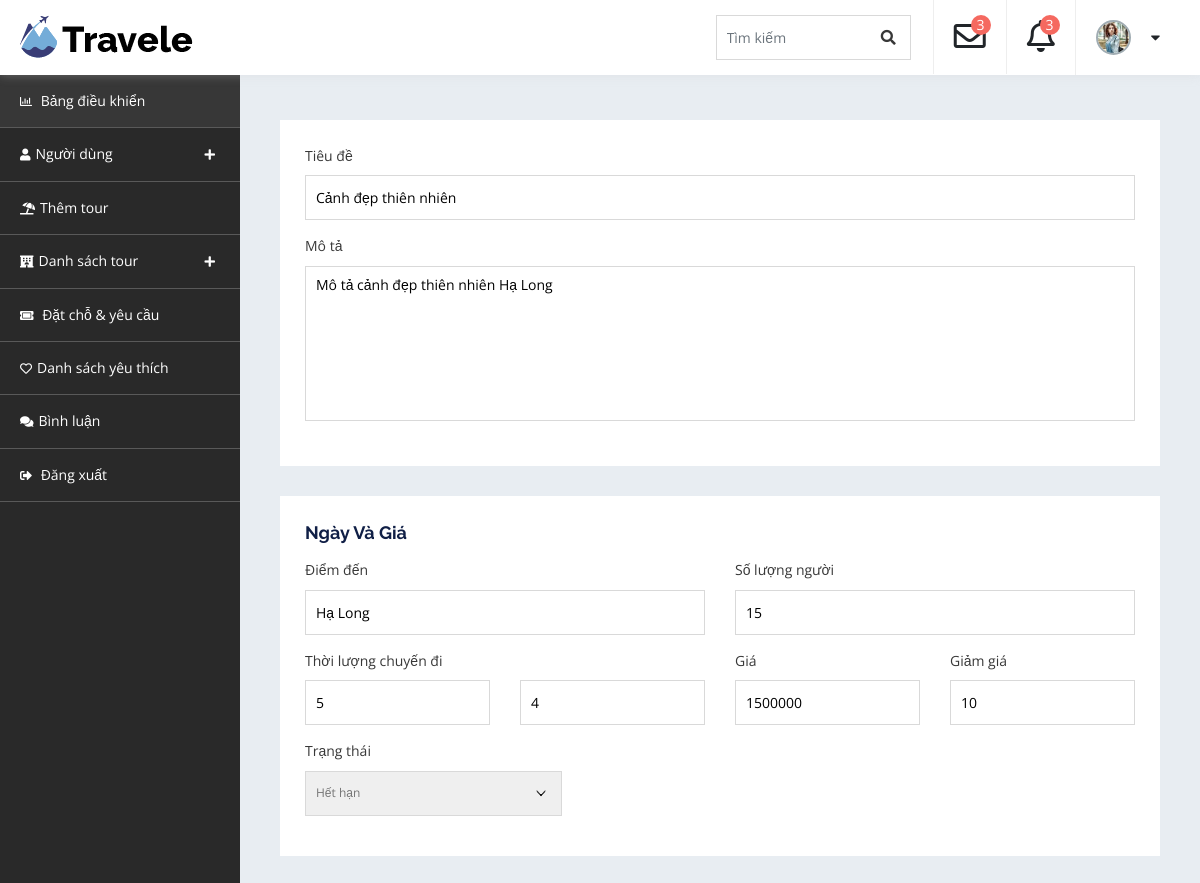
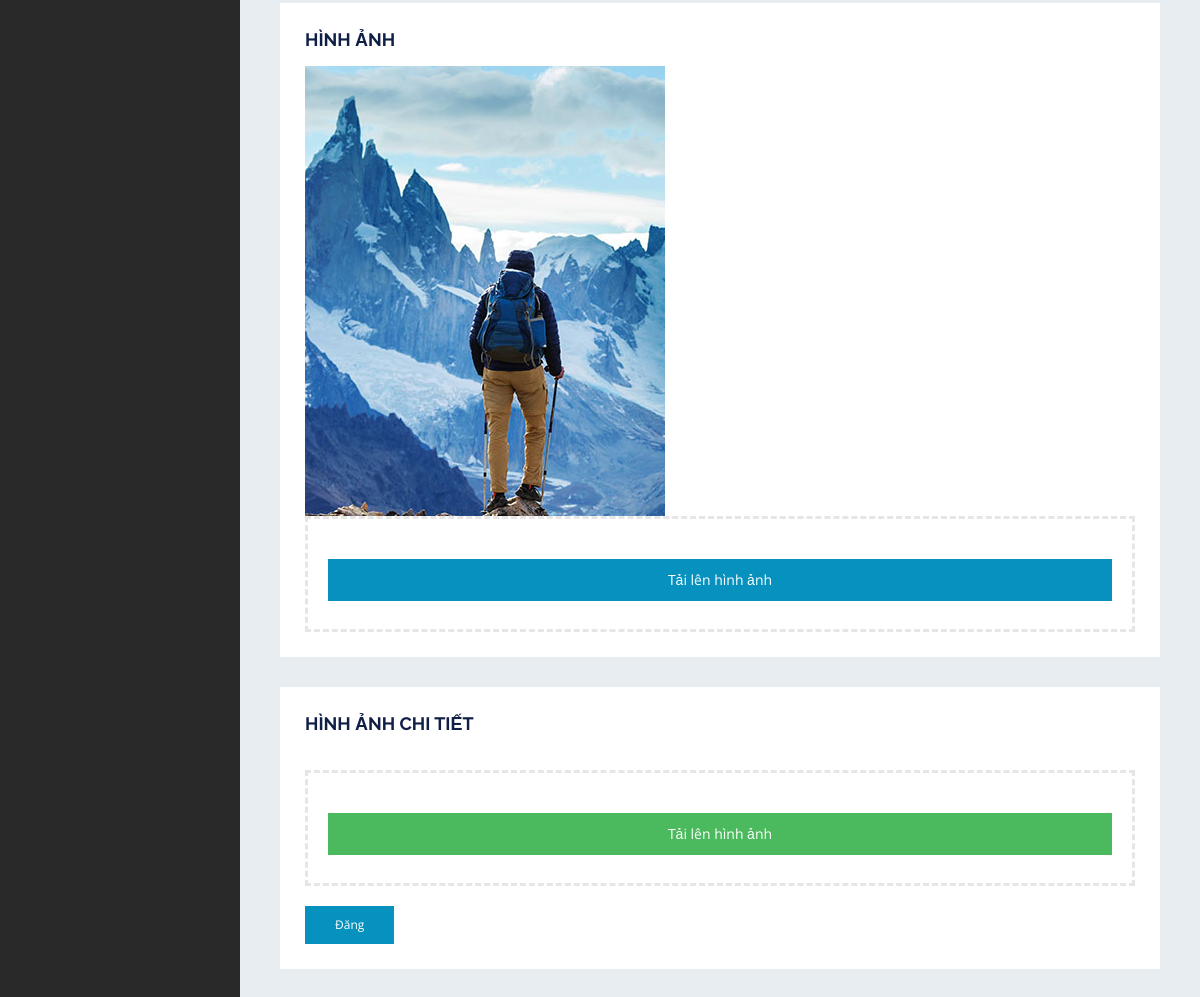
Page /cp-admin/tour-edit&&id=7 on the committed database (2 pictures, top to bottom).
### tables this page shows
CREATE TABLE `tours` (
  `id` int(11) NOT NULL,
  `destination` varchar(225) NOT NULL,
  `people` int(11) NOT NULL,
  `days` int(11) NOT NULL,
  `nights` int(11) NOT NULL,
  `price` int(11) NOT NULL,
  `discount` int(11) NOT NULL,
  `image` varchar(225) NOT NULL,
  `status` int(11) NOT NULL DEFAULT 0,
  `title` varchar(225) NOT NULL,
  `description` varchar(250) DEFAULT NULL,
  `detail_photo` varchar(225) NOT NULL
);

### business/admin/tour.php (called while the page is built, shortened)
<?php
    function edit_tour(){
        if(isset($_GET['id'])){
            $id = $_GET['id'];
            $sql = "SELECT * FROM tours WHERE id=$id";
            $oldData = executeQuery($sql,false);
        }
        include_once "./views/admin/layouts/tour/edit-tour.php";
    }
?>

### dao/system_dao.php (called while the page is built, shortened)
<?php
    function get_connect(){
        $connect = new PDO("mysql:host=127.0.0.1;dbname=duan1;charset=utf8","root","");
        return $connect;
    }
    function executeQuery($sql, $getAll = true){
        $connect = get_connect();
        $stmt = $connect->prepare($sql);
        $stmt->execute();
        $data = $stmt->fetchAll();
        if($getAll){
            return $data;
        }else{
            if(count($data) > 0){
                return $data[0];
            }
        }
    }
?>

### views/admin/layouts/tour/edit-tour.php (the view, shortened to what this page needs)
<!doctype html>
<html lang="en">
<head>
      <?php include_once "./views/admin/layouts/style.php" ?>
</head>
<body>
    <div id="container-wrapper">
        <div id="dashboard" class="dashboard-container">
            <?php
                include_once "./views/admin/layouts/header.php";
                include_once "./views/admin/layouts/navbar.php"
            ?>
            <div class="db-info-wrap db-add-tour-wrap">
                <div class="row">
                    <form action="" method="post" enctype="multipart/form-data">
                    <div class="col-lg-8 col-xl-12">
                        <div class="dashboard-box">
                            <div class="custom-field-wrap">
                                <div class="form-group">
                                    <label>Tiêu đề</label>
                                    <input type="text" name="title" value="<?=$oldData['title']?>">
                                </div>
                                <div class="form-group">
                                    <label>Mô tả</label>
                                    <textarea name="description" ><?=$oldData['description']?></textarea>
                                </div>
                            </div>
                        </div>
                        <div class="dashboard-box">
                            <div class="custom-field-wrap">
                                <h4>Ngày và giá</h4>
                                <div class="row">
                                    <div class="col-sm-6">
                                        <div class="form-group">
                                            <label>Điểm đến</label>
                                            <input type="text" name="destination" value="<?=$oldData['destination']?>">
                                        </div>
                                    </div>
                                    <div class="col-sm-6">
                                        <div class="form-group">
                                            <label>Số lượng người</label>
                                            <input type="number" name="size" placeholder="Số lượng người" value="<?=$oldData['people']?>">
                                        </div>
                                    </div>
                                    <div class="col-sm-6">
                                        <label style="font-size: 14px;">Thời lượng chuyến đi</label>
                                        <div class="row">
                                            <div class="col-6">
                                                <div class="form-group">
                                                    <input type="number" name="days" placeholder="Ngày" value="<?=$oldData['days']?>">
                                                </div>
                                            </div>
                                            <div class="col-6">
                                                <div class="form-group">
                                                    <input type="number" name="nights" placeholder="Đêm" value="<?=$oldData['nights']?>">
                                                </div>
                                            </div>
                                        </div>
                                    </div>
                                    <div class="col-sm-3">
                                        <div class="form-group">
                                            <label>Giá</label>
                                            <input type="text" name="price" value="<?=$oldData['price']?>">
                                        </div>
                                    </div>
                                    <div class="col-sm-3">
                                        <div class="form-group">
                                            <label>Giảm giá</label>
                                            <input type="text" name="discount" value="<?=$oldData['discount']?>">
                                        </div>
                                    </div>
                                    <div class="col-sm-4">
                                        <div class="form-group">
                                            <label>Trạng thái</label>
                                            <select name="status">
                                                <option selected value="<?=$oldData['status']?>"><?php echo $oldData['status']==0?"Hoạt động":"Hết hạn"; ?></option>
                                            </select>
                                        </div>
                                    </div>
                                </div>
                            </div>
                        </div>
                        <div class="dashboard-box">
                            <h4>Hình ảnh</h4>
                            <img src="<?=PUBLIC_HOME_ASSETS?><?=$oldData['image']?>" alt="">
                            <div class="custom-field-wrap">
                                <div class="dragable-field">
                                    <div class="dragable-field-inner">
                                        <div class="upload-input">
                                            <div class="form-group">
                                              <label for="file" class="upload-btn" style="background-color: #0791BE;color:#ffffff;padding:10px;cursor:pointer">Tải lên hình ảnh</label>
                                            </div>
                                        </div>
                                    </div>
                                </div>
                            </div>
                        </div>
                        <div class="dashboard-box">
                            <h4>Hình ảnh chi tiết</h4>
                                <div class="custom-field-wrap">
                                    <div class="dragable-field">
                                        <div class="dragable-field-inner">
                                            <div class="upload-input">
                                                <div class="form-group">
                                                <label for="file-detail" class="upload-btn" style="background-color: #4BB95D;color:#ffffff;padding:10px;cursor:pointer">Tải lên hình ảnh</label>
                                                </div>
                                            </div>
                                        </div>
                                    </div>
                                </div>
                                <div class="publish-action">
                                    <input type="submit" name="publish" value="Đăng">
                                </div>
                        </div>
                    </div>
                    </form>
                </div>
            </div>
        </div>
    </div>
</body>
</html>

### public/admin/assets/css/style.css (style rules this page uses)
html { line-height: 1.15; -webkit-text-size-adjust: 100%; }
body { margin: 0; }
img { border-style: none; }
button, input, optgroup, select, textarea { font-family: inherit; font-size: 100%; line-height: 1.15; margin: 0; }
button, input { overflow: visible; }
button, select { text-transform: none; }
button, [type=button], [type=reset], [type=submit] { -webkit-appearance: button; }
textarea { overflow: auto; }
body { font-size: 15px; color: #383838; background-color: #ffffff; font-family: "Open Sans", sans-serif; font-weight: normal; font-style: normal; line-height: 1.6; -webkit-font-smoothing: antialiased; word-wrap: break-word; }
img { height: auto; max-width: 100%; vertical-align: top; }
h1, h2, h3, h4, h5, h6 { color: #101F46; font-family: "Raleway", sans-serif; }
h1, h2, h3, h4, h5, h6 { margin: 0 0 15px; line-height: 1.3; }
h4 { font-size: 18px; font-weight: 700; }
input[type=button], input[type=reset], input[type=submit] { border: none; background-color: #0791BE; color: #ffffff; cursor: pointer; padding: 12px 30px; -webkit-transition: background-color 0.3s; -moz-transition: background-color 0.3s; -ms-transition: background-color 0.3s; -o-transition: background-color 0.3s; transition: background-color 0.3s; }
form { position: relative; }
input[type=text], input[type=email], input[type=url], input[type=password], input[type=search], input[type=number], input[type=tel], input[type=range], input[type=date], input[type=month], input[type=week], input[type=time], input[type=datetime], input[type=datetime-local], input[type=color], textarea { background-color: #ffffff; border: 1px solid #d9d9d9; font-size: 14px; -webkit-border-radius: 0px; -moz-border-radius: 0px; -ms-border-radius: 0px; border-radius: 0px; height: 45px; resize: none; padding: 0 10px; }
textarea { min-height: 155px; overflow: auto; padding: 10px; width: 100%; }
select { border: 1px solid #d9d9d9; background-image: url(assets/images/arrow.png); background-repeat: no-repeat; background-position: center right 15px; -webkit-appearance: none; -moz-appearance: none; -ms-appearance: none; -o-appearance: none; appearance: none; color: #757575; height: 45px; padding: 0 30px 0 10px; }
select option { padding: 8px; }
form label { font-weight: normal; }
.form-group { margin-bottom: 15px; position: relative; }
.form-group select { height: 45px; }
.form-group select, .form-group input:not([type=checkbox]) { width: 100%; -webkit-border-radius: 0px; -moz-border-radius: 0px; -ms-border-radius: 0px; border-radius: 0px; }
.form-group label { display: block; font-size: 14px; }
.upload-input .form-group { position: relative; overflow: hidden; margin-bottom: 0; cursor: pointer; display: block; }
#dashboard { display: -webkit-box; display: -moz-box; display: -ms-flexbox; display: -webkit-flex; display: flex; -webkit-flex-wrap: wrap; -moz-flex-wrap: wrap; -ms-flex-wrap: wrap; flex-wrap: wrap; }
.db-info-wrap { background: #e8edf2; float: left; width: 80%; padding: 60px 40px 40px; margin-left: 20%; margin-top: 60px; }
.dashboard-box { background-color: #ffffff; padding: 25px; font-size: 12px; margin-bottom: 30px; }
.dashboard-box h4 { font-weight: 700; text-transform: uppercase; }
.custom-field-wrap h4 { text-transform: capitalize; }
.custom-field-wrap .dragable-field-inner { border: 3px dashed #e6e6e6; text-align: center; padding: 40px 20px 20px; }
.dashboard-box .publish-action { margin-top: 20px; }

### rows in the picture
tours: title "Cảnh đẹp thiên nhiên", description "Mô tả cảnh đẹp thiên nhiên Hạ Long", destination "Hạ Long", size "15", days "5", nights "4", price "1500000", discount "10", status "Hết hạn", image (picture)
